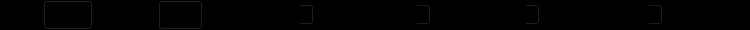
       <widget class="QFrame" name="ctrl1">
        <property name="sizePolicy">
         <sizepolicy hsizetype="Expanding" vsizetype="Maximum">
          <horstretch>0</horstretch>
          <verstretch>0</verstretch>
         </sizepolicy>
        </property>
        <property name="minimumSize">
         <size>
          <width>0</width>
          <height>30</height>
         </size>
        </property>
        <property name="maximumSize">
         <size>
          <width>32767</width>
          <height>30</height>
         </size>
        </property>
        <property name="palette">
         <palette>
          <active>
           <colorrole role="WindowText">
            <brush brushstyle="SolidPattern">
             <color alpha="255">
              <red>0</red>
              <green>0</green>
              <blue>0</blue>
             </color>
            </brush>
           </colorrole>
           <colorrole role="Button">
            <brush brushstyle="SolidPattern">
             <color alpha="255">
              <red>0</red>
              <green>0</green>
              <blue>0</blue>
             </color>
            </brush>
           </colorrole>
           <colorrole role="Light">
            <brush brushstyle="SolidPattern">
             <color alpha="255">
              <red>0</red>
              <green>0</green>
              <blue>0</blue>
             </color>
            </brush>
           </colorrole>
           <colorrole role="Midlight">
            <brush brushstyle="SolidPattern">
             <color alpha="255">
              <red>0</red>
              <green>0</green>
              <blue>0</blue>
             </color>
            </brush>
           </colorrole>
           <colorrole role="Dark">
            <brush brushstyle="SolidPattern">
             <color alpha="255">
              <red>0</red>
              <green>0</green>
              <blue>0</blue>
             </color>
            </brush>
           </colorrole>
           <colorrole role="Mid">
            <brush brushstyle="SolidPattern">
             <color alpha="255">
              <red>0</red>
              <green>0</green>
              <blue>0</blue>
             </color>
            </brush>
           </colorrole>
           <colorrole role="Text">
            <brush brushstyle="SolidPattern">
             <color alpha="255">
              <red>0</red>
              <green>0</green>
              <blue>0</blue>
             </color>
            </brush>
           </colorrole>
           <colorrole role="BrightText">
            <brush brushstyle="SolidPattern">
             <color alpha="255">
              <red>0</red>
              <green>0</green>
              <blue>0</blue>
             </color>
            </brush>
           </colorrole>
           <colorrole role="ButtonText">
            <brush brushstyle="SolidPattern">
             <color alpha="255">
              <red>0</red>
              <green>0</green>
              <blue>0</blue>
             </color>
            </brush>
           </colorrole>
           <colorrole role="Base">
            <brush brushstyle="SolidPattern">
             <color alpha="255">
              <red>0</red>
              <green>0</green>
              <blue>0</blue>
             </color>
            </brush>
           </colorrole>
           <colorrole role="Window">
            <brush brushstyle="SolidPattern">
             <color alpha="255">
              <red>0</red>
              <green>0</green>
              <blue>0</blue>
             </color>
            </brush>
           </colorrole>
           <colorrole role="Shadow">
            <brush brushstyle="SolidPattern">
             <color alpha="255">
              <red>0</red>
              <green>0</green>
              <blue>0</blue>
             </color>
            </brush>
           </colorrole>
           <colorrole role="Highlight">
            <brush brushstyle="SolidPattern">
             <color alpha="255">
              <red>0</red>
              <green>0</green>
              <blue>0</blue>
             </color>
            </brush>
           </colorrole>
           <colorrole role="HighlightedText">
            <brush brushstyle="SolidPattern">
             <color alpha="255">
              <red>0</red>
              <green>0</green>
              <blue>0</blue>
             </color>
            </brush>
           </colorrole>
           <colorrole role="Link">
            <brush brushstyle="SolidPattern">
             <color alpha="255">
              <red>0</red>
              <green>0</green>
              <blue>0</blue>
             </color>
            </brush>
           </colorrole>
           <colorrole role="LinkVisited">
            <brush brushstyle="SolidPattern">
             <color alpha="255">
              <red>0</red>
              <green>0</green>
              <blue>0</blue>
             </color>
            </brush>
           </colorrole>
          </active>
          <inactive>
           <colorrole role="WindowText">
            <brush brushstyle="SolidPattern">
             <color alpha="255">
              <red>0</red>
              <green>0</green>
              <blue>0</blue>
             </color>
            </brush>
           </colorrole>
           <colorrole role="Button">
            <brush brushstyle="SolidPattern">
             <color alpha="255">
              <red>0</red>
              <green>0</green>
              <blue>0</blue>
             </color>
            </brush>
           </colorrole>
           <colorrole role="Light">
            <brush brushstyle="SolidPattern">
             <color alpha="255">
              <red>0</red>
              <green>0</green>
              <blue>0</blue>
             </color>
            </brush>
           </colorrole>
           <colorrole role="Midlight">
            <brush brushstyle="SolidPattern">
             <color alpha="255">
              <red>0</red>
              <green>0</green>
              <blue>0</blue>
             </color>
            </brush>
           </colorrole>
           <colorrole role="Dark">
            <brush brushstyle="SolidPattern">
             <color alpha="255">
              <red>0</red>
              <green>0</green>
              <blue>0</blue>
             </color>
            </brush>
           </colorrole>
           <colorrole role="Mid">
            <brush brushstyle="SolidPattern">
             <color alpha="255">
              <red>0</red>
              <green>0</green>
              <blue>0</blue>
             </color>
            </brush>
           </colorrole>
           <colorrole role="Text">
            <brush brushstyle="SolidPattern">
             <color alpha="255">
              <red>0</red>
              <green>0</green>
              <blue>0</blue>
             </color>
            </brush>
           </colorrole>
           <colorrole role="BrightText">
            <brush brushstyle="SolidPattern">
             <color alpha="255">
              <red>0</red>
              <green>0</green>
              <blue>0</blue>
             </color>
            </brush>
           </colorrole>
           <colorrole role="ButtonText">
            <brush brushstyle="SolidPattern">
             <color alpha="255">
              <red>0</red>
              <green>0</green>
              <blue>0</blue>
             </color>
            </brush>
           </colorrole>
           <colorrole role="Base">
            <brush brushstyle="SolidPattern">
             <color alpha="255">
              <red>0</red>
              <green>0</green>
              <blue>0</blue>
             </color>
            </brush>
           </colorrole>
           <colorrole role="Window">
            <brush brushstyle="SolidPattern">
             <color alpha="255">
              <red>0</red>
              <green>0</green>
              <blue>0</blue>
             </color>
            </brush>
           </colorrole>
           <colorrole role="Shadow">
            <brush brushstyle="SolidPattern">
             <color alpha="255">
              <red>0</red>
              <green>0</green>
              <blue>0</blue>
             </color>
            </brush>
           </colorrole>
           <colorrole role="Highlight">
            <brush brushstyle="SolidPattern">
             <color alpha="255">
              <red>0</red>
              <green>0</green>
              <blue>0</blue>
             </color>
            </brush>
           </colorrole>
           <colorrole role="HighlightedText">
            <brush brushstyle="SolidPattern">
             <color alpha="255">
              <red>0</red>
              <green>0</green>
              <blue>0</blue>
             </color>
            </brush>
           </colorrole>
           <colorrole role="Link">
            <brush brushstyle="SolidPattern">
             <color alpha="255">
              <red>0</red>
              <green>0</green>
              <blue>0</blue>
             </color>
            </brush>
           </colorrole>
           <colorrole role="LinkVisited">
            <brush brushstyle="SolidPattern">
             <color alpha="255">
              <red>0</red>
              <green>0</green>
              <blue>0</blue>
             </color>
            </brush>
           </colorrole>
          </inactive>
          <disabled>
           <colorrole role="WindowText">
            <brush brushstyle="SolidPattern">
             <color alpha="255">
              <red>0</red>
              <green>0</green>
              <blue>0</blue>
             </color>
            </brush>
           </colorrole>
           <colorrole role="Button">
            <brush brushstyle="SolidPattern">
             <color alpha="255">
              <red>0</red>
              <green>0</green>
              <blue>0</blue>
             </color>
            </brush>
           </colorrole>
           <colorrole role="Light">
            <brush brushstyle="SolidPattern">
             <color alpha="255">
              <red>0</red>
              <green>0</green>
              <blue>0</blue>
             </color>
            </brush>
           </colorrole>
           <colorrole role="Midlight">
            <brush brushstyle="SolidPattern">
             <color alpha="255">
              <red>0</red>
              <green>0</green>
              <blue>0</blue>
             </color>
            </brush>
           </colorrole>
           <colorrole role="Dark">
            <brush brushstyle="SolidPattern">
             <color alpha="255">
              <red>0</red>
              <green>0</green>
              <blue>0</blue>
             </color>
            </brush>
           </colorrole>
           <colorrole role="Mid">
            <brush brushstyle="SolidPattern">
             <color alpha="255">
              <red>0</red>
              <green>0</green>
              <blue>0</blue>
             </color>
            </brush>
           </colorrole>
           <colorrole role="Text">
            <brush brushstyle="SolidPattern">
             <color alpha="255">
              <red>0</red>
              <green>0</green>
              <blue>0</blue>
             </color>
            </brush>
           </colorrole>
           <colorrole role="BrightText">
            <brush brushstyle="SolidPattern">
             <color alpha="255">
              <red>0</red>
              <green>0</green>
              <blue>0</blue>
             </color>
            </brush>
           </colorrole>
           <colorrole role="ButtonText">
            <brush brushstyle="SolidPattern">
             <color alpha="255">
              <red>0</red>
              <green>0</green>
              <blue>0</blue>
             </color>
            </brush>
           </colorrole>
           <colorrole role="Base">
            <brush brushstyle="SolidPattern">
             <color alpha="255">
              <red>0</red>
              <green>0</green>
              <blue>0</blue>
             </color>
            </brush>
           </colorrole>
           <colorrole role="Window">
            <brush brushstyle="SolidPattern">
             <color alpha="255">
              <red>0</red>
              <green>0</green>
              <blue>0</blue>
             </color>
            </brush>
           </colorrole>
           <colorrole role="Shadow">
            <brush brushstyle="SolidPattern">
             <color alpha="255">
              <red>0</red>
              <green>0</green>
              <blue>0</blue>
             </color>
            </brush>
           </colorrole>
           <colorrole role="Highlight">
            <brush brushstyle="SolidPattern">
             <color alpha="255">
              <red>0</red>
              <green>0</green>
              <blue>0</blue>
             </color>
            </brush>
           </colorrole>
           <colorrole role="HighlightedText">
            <brush brushstyle="SolidPattern">
             <color alpha="255">
              <red>0</red>
              <green>0</green>
              <blue>0</blue>
             </color>
            </brush>
           </colorrole>
           <colorrole role="Link">
            <brush brushstyle="SolidPattern">
             <color alpha="255">
              <red>0</red>
              <green>0</green>
              <blue>0</blue>
             </color>
            </brush>
           </colorrole>
           <colorrole role="LinkVisited">
            <brush brushstyle="SolidPattern">
             <color alpha="255">
              <red>0</red>
              <green>0</green>
              <blue>0</blue>
             </color>
            </brush>
           </colorrole>
          </disabled>
         </palette>
        </property>
        <property name="frameShape">
         <enum>QFrame::NoFrame</enum>
        </property>
        <property name="frameShadow">
         <enum>QFrame::Plain</enum>
        </property>
        <layout class="QHBoxLayout">
         <property name="spacing">
          <number>10</number>
         </property>
         <property name="margin">
          <number>0</number>
         </property>
         <item>
          <widget class="QFrame" name="rangeframe_2">
           <property name="enabled">
            <bool>true</bool>
           </property>
           <property name="sizePolicy">
            <sizepolicy hsizetype="Minimum" vsizetype="Minimum">
             <horstretch>0</horstretch>
             <verstretch>0</verstretch>
            </sizepolicy>
           </property>
           <property name="frameShape">
            <enum>QFrame::NoFrame</enum>
           </property>
           <property name="frameShadow">
            <enum>QFrame::Raised</enum>
           </property>
           <layout class="QHBoxLayout">
            <property name="spacing">
             <number>2</number>
            </property>
            <property name="margin">
             <number>0</number>
            </property>
            <item>
             <widget class="QLabel" name="rangelabel_2">
              <property name="text">
               <string>Trigger:</string>
              </property>
              <property name="wordWrap">
               <bool>false</bool>
              </property>
             </widget>
            </item>
            <item>
             <widget class="QComboBox" name="trigch">
              <property name="sizePolicy">
               <sizepolicy hsizetype="Maximum" vsizetype="Fixed">
                <horstretch>0</horstretch>
                <verstretch>0</verstretch>
               </sizepolicy>
              </property>
              <property name="minimumSize">
               <size>
                <width>30</width>
                <height>0</height>
               </size>
              </property>
              <property name="maximumSize">
               <size>
                <width>50</width>
                <height>32767</height>
               </size>
              </property>
              <property name="toolTip">
               <string>Primary trigger channel</string>
              </property>
              <item>
               <property name="text">
                <string>A1</string>
               </property>
              </item>
              <item>
               <property name="text">
                <string>A2</string>
               </property>
              </item>
              <item>
               <property name="text">
                <string>A3</string>
               </property>
              </item>
              <item>
               <property name="text">
                <string>Cont.</string>
               </property>
              </item>
             </widget>
            </item>
            <item>
             <widget class="QLabel" name="tolabel_2">
              <property name="enabled">
               <bool>true</bool>
              </property>
              <property name="text">
               <string>Secondary:</string>
              </property>
              <property name="wordWrap">
               <bool>false</bool>
              </property>
             </widget>
            </item>
            <item>
             <widget class="QComboBox" name="secch">
              <property name="sizePolicy">
               <sizepolicy hsizetype="Maximum" vsizetype="Fixed">
                <horstretch>0</horstretch>
                <verstretch>0</verstretch>
               </sizepolicy>
              </property>
              <property name="maximumSize">
               <size>
                <width>50</width>
                <height>32767</height>
               </size>
              </property>
              <property name="toolTip">
               <string>Secondary trigger channel</string>
              </property>
              <item>
               <property name="text">
                <string>A1</string>
               </property>
              </item>
              <item>
               <property name="text">
                <string>A2</string>
               </property>
              </item>
              <item>
               <property name="text">
                <string>A3</string>
               </property>
              </item>
             </widget>
            </item>
           </layout>
          </widget>
         </item>
         <item>
          <widget class="QFrame" name="pretrigframe">
           <property name="sizePolicy">
            <sizepolicy hsizetype="Minimum" vsizetype="Minimum">
             <horstretch>0</horstretch>
             <verstretch>0</verstretch>
            </sizepolicy>
           </property>
           <property name="frameShape">
            <enum>QFrame::NoFrame</enum>
           </property>
           <property name="frameShadow">
            <enum>QFrame::Raised</enum>
           </property>
           <layout class="QHBoxLayout">
            <property name="spacing">
             <number>5</number>
            </property>
            <property name="margin">
             <number>0</number>
            </property>
            <item>
             <widget class="QLabel" name="pretriglabel">
              <property name="enabled">
               <bool>true</bool>
              </property>
              <property name="toolTip">
               <string/>
              </property>
              <property name="text">
               <string>Pre trig:</string>
              </property>
              <property name="wordWrap">
               <bool>false</bool>
              </property>
             </widget>
            </item>
            <item>
             <widget class="QSpinBox" name="pretrig">
              <property name="enabled">
               <bool>false</bool>
              </property>
              <property name="toolTip">
               <string>Part of window before the trigger, in ms.</string>
              </property>
              <property name="prefix">
               <string/>
              </property>
              <property name="minimum">
               <number>0</number>
              </property>
              <property name="maximum">
               <number>1000</number>
              </property>
              <property name="singleStep">
               <number>10</number>
              </property>
              <property name="value">
               <number>0</number>
              </property>
             </widget>
            </item>
           </layout>
          </widget>
         </item>
         <item>
          <widget class="QFrame" name="posttrigframe">
           <property name="sizePolicy">
            <sizepolicy hsizetype="Minimum" vsizetype="Minimum">
             <horstretch>0</horstretch>
             <verstretch>0</verstretch>
            </sizepolicy>
           </property>
           <property name="frameShape">
            <enum>QFrame::NoFrame</enum>
           </property>
           <property name="frameShadow">
            <enum>QFrame::Raised</enum>
           </property>
           <layout class="QHBoxLayout">
            <property name="spacing">
             <number>5</number>
            </property>
            <property name="margin">
             <number>0</number>
            </property>
            <item>
             <widget class="QLabel" name="posttriglabel">
              <property name="text">
               <string>Post trig:</string>
              </property>
              <property name="wordWrap">
               <bool>false</bool>
              </property>
             </widget>
            </item>
            <item>
             <widget class="QSpinBox" name="posttrig">
              <property name="toolTip">
               <string>Part of window after the trigger, in ms.</string>
              </property>
              <property name="prefix">
               <string/>
              </property>
              <property name="minimum">
               <number>10</number>
              </property>
              <property name="maximum">
               <number>1000</number>
              </property>
              <property name="singleStep">
               <number>10</number>
              </property>
              <property name="value">
               <number>100</number>
              </property>
             </widget>
            </item>
           </layout>
          </widget>
         </item>
         <item>
          <widget class="QFrame" name="triggersframe">
           <property name="sizePolicy">
            <sizepolicy hsizetype="Minimum" vsizetype="Minimum">
             <horstretch>0</horstretch>
             <verstretch>0</verstretch>
            </sizepolicy>
           </property>
           <property name="frameShape">
            <enum>QFrame::NoFrame</enum>
           </property>
           <property name="frameShadow">
            <enum>QFrame::Raised</enum>
           </property>
           <layout class="QHBoxLayout">
            <property name="spacing">
             <number>5</number>
            </property>
            <property name="margin">
             <number>0</number>
            </property>
            <item>
             <widget class="QLabel" name="triggerslabel">
              <property name="enabled">
               <bool>true</bool>
              </property>
              <property name="toolTip">
               <string/>
              </property>
              <property name="text">
               <string>Pix/Trial:</string>
              </property>
              <property name="wordWrap">
               <bool>false</bool>
              </property>
             </widget>
            </item>
            <item>
             <widget class="QSpinBox" name="pixpertrig">
              <property name="enabled">
               <bool>true</bool>
              </property>
              <property name="toolTip">
               <string>Qt::Vertical pixels per trial</string>
              </property>
              <property name="prefix">
               <string/>
              </property>
              <property name="minimum">
               <number>1</number>
              </property>
              <property name="maximum">
               <number>100</number>
              </property>
              <property name="singleStep">
               <number>1</number>
              </property>
              <property name="value">
               <number>2</number>
              </property>
             </widget>
            </item>
           </layout>
          </widget>
         </item>
         <item>
          <widget class="QLabel" name="textLabel1">
           <property name="text">
            <string>Tolerance:</string>
           </property>
           <property name="wordWrap">
            <bool>false</bool>
           </property>
          </widget>
         </item>
         <item>
          <widget class="QSpinBox" name="tolerance">
           <property name="minimum">
            <number>5</number>
           </property>
           <property name="maximum">
            <number>200</number>
           </property>
           <property name="singleStep">
            <number>5</number>
           </property>
           <property name="value">
            <number>10</number>
           </property>
          </widget>
         </item>
         <item>
          <widget class="QFrame" name="symbolsizeframe">
           <property name="sizePolicy">
            <sizepolicy hsizetype="Minimum" vsizetype="Minimum">
             <horstretch>0</horstretch>
             <verstretch>0</verstretch>
            </sizepolicy>
           </property>
           <property name="frameShape">
            <enum>QFrame::NoFrame</enum>
           </property>
           <property name="frameShadow">
            <enum>QFrame::Raised</enum>
           </property>
           <layout class="QHBoxLayout">
            <property name="spacing">
             <number>5</number>
            </property>
            <property name="margin">
             <number>0</number>
            </property>
           </layout>
          </widget>
         </item>
         <item>
          <spacer name="ctrl1_spacer">
           <property name="orientation">
            <enum>Qt::Horizontal</enum>
           </property>
           <property name="sizeType">
            <enum>QSizePolicy::Expanding</enum>
           </property>
           <property name="sizeHint" stdset="0">
            <size>
             <width>20</width>
             <height>20</height>
            </size>
           </property>
          </spacer>
         </item>
         <item>
          <widget class="QCheckBox" name="dbxon">
           <property name="toolTip">
            <string>Enable debug output</string>
           </property>
           <property name="text">
            <string>Dbx</string>
           </property>
           <property name="checked">
            <bool>false</bool>
           </property>
          </widget>
         </item>
        </layout>
       </widget>
